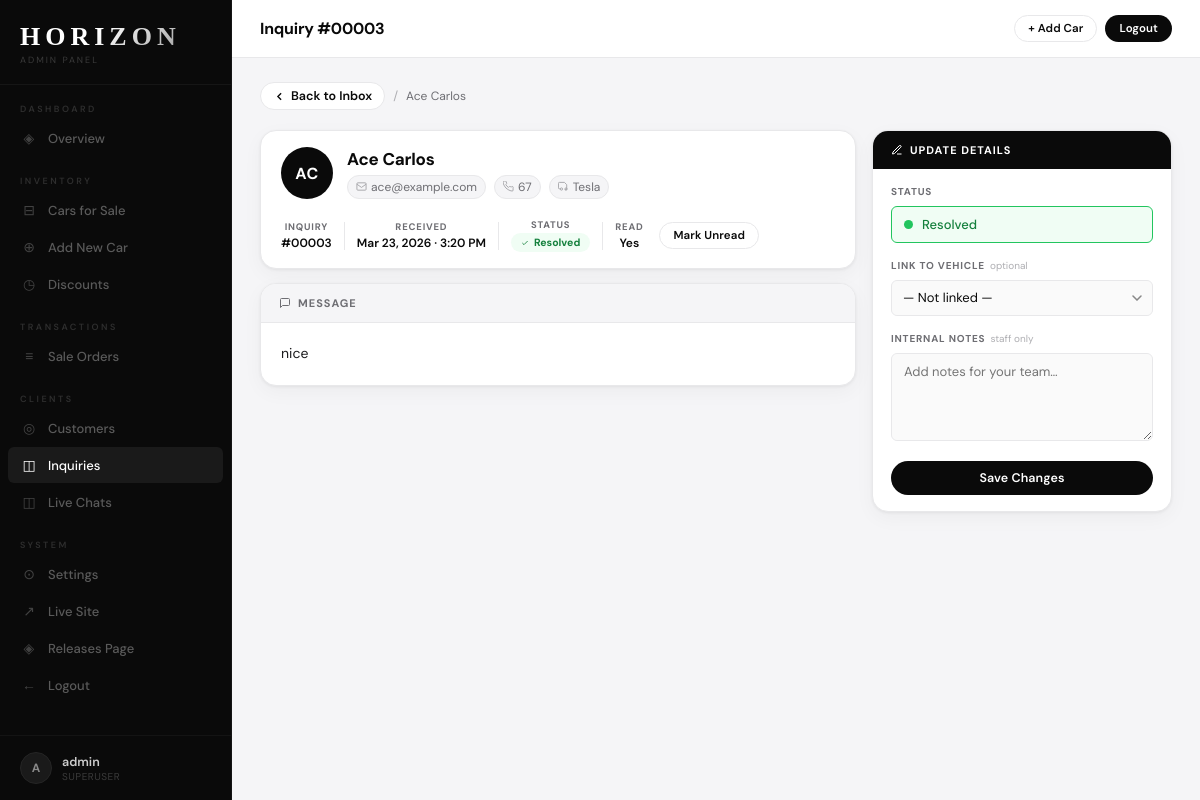
Page /admin-panel/inquiries/3/ (signed in) on the committed database.
### horizon/models.py (models this page shows, shortened)
class Inquiry(models.Model):
    STATUS_CHOICES = [
        ('new',        'New'),
        ('processing', 'Processing'),
        ('resolved',   'Resolved'),
    ]
    first_name       = models.CharField(max_length=50)
    last_name        = models.CharField(max_length=50)
    email            = models.EmailField()
    phone            = models.CharField(max_length=20, blank=True)
    vehicle_interest = models.CharField(max_length=50, blank=True)
    car              = models.ForeignKey('Car', null=True, blank=True, on_delete=models.SET_NULL, related_name='inquiries')
    message          = models.TextField()
    status           = models.CharField(max_length=20, choices=STATUS_CHOICES, default='new')
    admin_notes      = models.TextField(blank=True)
    created_at       = models.DateTimeField(auto_now_add=True)
    is_read          = models.BooleanField(default=False)
    @property
    def full_name(self):
        return f"{self.first_name} {self.last_name}"

### horizon/views.py (the view)
# urls.py: path('admin-panel/inquiries/<int:pk>/',                views.admin_inquiry_detail,     name='admin_inquiry_detail'),
@login_required
def admin_inquiry_detail(request, pk):
    inquiry = get_object_or_404(Inquiry, pk=pk)
    changed_fields = []
    if not inquiry.is_read:
        inquiry.is_read = True
        changed_fields.append('is_read')
    if inquiry.status == 'new':
        inquiry.status = 'processing'
        changed_fields.append('status')
    if changed_fields:
        inquiry.save(update_fields=changed_fields)
    cars = Car.objects.all().order_by('brand', 'model')
    return render(request, 'horizon/admin_inquiry_detail.html', {
        'inq': inquiry,
        'cars': cars,
        'back_url': request.META.get('HTTP_REFERER', '/admin-panel/inquiries/'),
    })

### horizon/models.py (called while the page is built)
    def __str__(self):
        return f"{self.year} {self.get_brand_display()} {self.model}"

### horizon/templates/horizon/admin_inquiry_detail.html (shortened to what this page needs)
{% extends 'horizon/admin_base.html' %}
{% block page_title %}Inquiry #{{ inq.pk|stringformat:"05d" }}{% endblock %}
{% block admin_content %}
<div class="id-crumb">
  <a href="{% url 'admin_inquiries' %}" class="id-crumb-back">
    <svg width="13" height="13" viewBox="0 0 24 24" fill="none" stroke="currentColor" stroke-width="2.5"><polyline points="15 18 9 12 15 6"/></svg>
    Back to Inbox
  </a>
  <span class="id-sep">/</span>
  <span class="id-sep-text">{{ inq.full_name }}</span>
</div>
<div class="id-layout">
  <div>
    <div class="id-infobar">
      <div class="id-infobar-left">
        <div class="id-ava">{{ inq.first_name|first|upper }}{{ inq.last_name|first|upper }}</div>
        <div>
          <div class="id-infobar-name">{{ inq.full_name }}</div>
          <div class="id-infobar-chips">
            <span class="id-chip">
              <svg width="11" height="11" viewBox="0 0 24 24" fill="none" stroke="currentColor" stroke-width="2"><rect x="2" y="4" width="20" height="16" rx="2"/><path d="M2 7l10 7 10-7"/></svg>
              {{ inq.email }}
            </span>
            {% if inq.phone %}
            <span class="id-chip">
              {{ inq.phone }}
            </span>
            {% endif %}
            {% if inq.vehicle_interest %}
            <span class="id-chip">
              <svg width="11" height="11" viewBox="0 0 24 24" fill="none" stroke="currentColor" stroke-width="2"><path d="M5 17H3a2 2 0 01-2-2V5a2 2 0 012-2h11l5 5v9a2 2 0 01-2 2h-2"/><circle cx="7.5" cy="17.5" r="2.5"/><circle cx="17.5" cy="17.5" r="2.5"/></svg>
              {{ inq.vehicle_interest }}
            </span>
            {% endif %}
          </div>
        </div>
      </div>
      <div class="id-infobar-right">
        <div class="id-infobar-meta">
          <span class="id-meta-item"><span class="id-meta-lbl">Inquiry</span><span class="id-meta-val">#{{ inq.pk|stringformat:"05d" }}</span></span>
          <span class="id-meta-item"><span class="id-meta-lbl">Received</span><span class="id-meta-val">{{ inq.created_at|date:"M d, Y" }} · {{ inq.created_at|time:"g:i A" }}</span></span>
          <span class="id-meta-item"><span class="id-meta-lbl">Status</span>
            <span class="id-status-pill id-status-{{ inq.status }}">
              {% if inq.status == 'processing' %}<svg width="8" height="8" viewBox="0 0 24 24" fill="none" stroke="currentColor" stroke-width="2.5"><polyline points="1 4 1 10 7 10"/><path d="M3.51 15a9 9 0 102.13-9.36L1 10"/></svg>
              {% else %}<svg width="8" height="8" viewBox="0 0 24 24" fill="none" stroke="currentColor" stroke-width="2.5"><polyline points="20 6 9 17 4 12"/></svg>{% endif %}
              {{ inq.get_status_display }}
            </span>
          </span>
          <span class="id-meta-item"><span class="id-meta-lbl">Read</span><span class="id-meta-val">{% if inq.is_read %}Yes{% else %}No{% endif %}</span></span>
        </div>
        <form method="post" action="{% url 'admin_inquiry_toggle_read' inq.pk %}">
          <button type="submit" class="btn btn-outline btn-sm">
            {% if inq.is_read %}Mark Unread{% else %}Mark Read{% endif %}
          </button>
        </form>
      </div>
    </div>
    <div class="id-msg-card">
      <div class="id-msg-card-head">
        <svg width="12" height="12" viewBox="0 0 24 24" fill="none" stroke="currentColor" stroke-width="2"><path d="M21 15a2 2 0 01-2 2H7l-4 4V5a2 2 0 012-2h14a2 2 0 012 2z"/></svg>
        Message
      </div>
      <div class="id-msg-body">{{ inq.message }}</div>
    </div>
  </div>
  <div>
    <div class="id-panel">
      <div class="id-panel-hd">
        <svg width="12" height="12" viewBox="0 0 24 24" fill="none" stroke="currentColor" stroke-width="2"><path d="M12 20h9"/><path d="M16.5 3.5a2.121 2.121 0 013 3L7 19l-4 1 1-4L16.5 3.5z"/></svg>
        Update Details
      </div>
      <div class="id-panel-body">
        <form method="post" action="{% url 'admin_inquiry_update' inq.pk %}">
          <div class="id-field">
            <span class="id-lbl">Status</span>
            <div class="id-status-opts" id="statusOpts">
              <button type="button" class="id-sopt {% if inq.status == 'resolved' %}id-sopt-green{% endif %}"
                      data-value="resolved" onclick="selectStatus('resolved')">
                <span class="id-dot id-dot-green"></span>Resolved
              </button>
            </div>
          </div>
          <div class="id-field">
            <span class="id-lbl">Link to Vehicle <span class="id-lbl-opt">optional</span></span>
            <select name="car_id" class="id-select" id="carSelect" onchange="toggleCarStatus()">
              <option value="">— Not linked —</option>
            </select>
          </div>
          <div class="id-field">
            <span class="id-lbl">Internal Notes <span class="id-lbl-opt">staff only</span></span>
            <textarea name="admin_notes" class="id-textarea" rows="4" placeholder="Add notes for your team…">{{ inq.admin_notes }}</textarea>
          </div>
          <button type="submit" class="btn btn-primary" style="width:100%;justify-content:center;">
            Save Changes
          </button>
        </form>
      </div>
    </div>
  </div>
</div>
{% endblock %}

### horizon/templates/horizon/admin_base.html (shortened to what this page needs)
{% load static %}
<!DOCTYPE html>
<html lang="en">
<head>
</head>
<body>
<aside class="sb">
  <a class="sb-logo" href="{% url 'home' %}">
    <span class="sb-logo-word">HORIZON</span>
    <span class="sb-logo-sub">Admin Panel</span>
  </a>
  <span class="sb-section-label">Dashboard</span>
  <nav class="sb-nav">
    <a href="{% url 'admin_dashboard' %}" class="{% if request.resolver_match.url_name == 'admin_dashboard' %}active{% endif %}">
      <span class="ico">◈</span> Overview
    </a>
  </nav>
  <span class="sb-section-label">Inventory</span>
  <nav class="sb-nav">
    <a href="{% url 'admin_cars' %}" class="{% if request.resolver_match.url_name == 'admin_cars' %}active{% endif %}">
      <span class="ico">⊟</span> Cars for Sale
    </a>
    <a href="{% url 'admin_car_add' %}" class="{% if request.resolver_match.url_name == 'admin_car_add' %}active{% endif %}">
      <span class="ico">⊕</span> Add New Car
    </a>
    <a href="{% url 'admin_discounts' %}" class="{% if request.resolver_match.url_name == 'admin_discounts' %}active{% endif %}">
      <span class="ico">◷</span> Discounts
    </a>
  </nav>
  <span class="sb-section-label">Transactions</span>
  <nav class="sb-nav">
    <a href="{% url 'admin_orders' %}" class="{% if request.resolver_match.url_name == 'admin_orders' %}active{% endif %}">
      <span class="ico">≡</span> Sale Orders
    </a>
  </nav>
  <span class="sb-section-label">Clients</span>
  <nav class="sb-nav">
    <a href="{% url 'admin_customers' %}" class="{% if request.resolver_match.url_name == 'admin_customers' %}active{% endif %}">
      <span class="ico">◎</span> Customers
    </a>
    <a href="{% url 'admin_inquiries' %}?read=unread" class="{% if request.resolver_match.url_name == 'admin_inquiries' or request.resolver_match.url_name == 'admin_inquiry_detail' %}active{% endif %}">
      <span class="ico">◫</span> Inquiries
    </a>
    <a href="{% url 'admin_chats' %}" class="{% if request.resolver_match.url_name == 'admin_chats' %}active{% endif %}">
      <span class="ico">◫</span> Live Chats
    </a>
  </nav>
  <span class="sb-section-label">System</span>
  <nav class="sb-nav">
    <a href="{% url 'admin_settings' %}" class="{% if request.resolver_match.url_name == 'admin_settings' %}active{% endif %}">
      <span class="ico">⊙</span> Settings
    </a>
    <a href="{% url 'home' %}" target="_blank">
      <span class="ico">↗</span> Live Site
    </a>
    <a href="{% url 'releases' %}" target="_blank">
      <span class="ico">◈</span> Releases Page
    </a>
    <a href="{% url 'admin_logout' %}">
      <span class="ico">←</span> Logout
    </a>
  </nav>
  <div class="sb-footer">
    <div class="sb-user">
      <div class="sb-avatar">{{ request.user.username|first|upper }}</div>
      <div>
        <div class="sb-uname">{{ request.user.get_full_name|default:request.user.username }}</div>
        <div class="sb-urole">{% if request.user.is_superuser %}Superuser{% else %}Staff{% endif %}</div>
      </div>
    </div>
  </div>
</aside>
<div class="main">
  <div class="topbar">
    <span class="topbar-title">{% block page_title %}Dashboard{% endblock %}</span>
    <div class="topbar-actions">
      <a class="btn btn-outline btn-sm" href="{% url 'admin_car_add' %}">+ Add Car</a>
      <a class="btn btn-primary btn-sm" href="{% url 'admin_logout' %}">Logout</a>
    </div>
  </div>
  <div class="content">
    {% block admin_content %}{% endblock %}
  </div>
</div>
</body>
</html>

### horizon/templates/horizon/admin_base.html (style rules this page uses)
*, *::before, *::after { margin:0; padding:0; box-sizing:border-box; }
:root { --bg: #f5f5f7; --surface: #ffffff; --surface-2: #fafafa; --border: #e8e8ea; --ink: #0a0a0a; --ink-2: #1c1c1e; --muted: #6e6e73; --pale: #aeaeb2; --sidebar: #0a0a0a; --sidebar-w: 232px; --red: #d62222; --green: #16a34a; --blue: #1d4ed8; --amber: #b45309; --r-sm: 6px; --r-md: 10px; --r-lg: 16px; --shadow: 0 1px 3px rgba(0,0,0,0.06), 0 6px 20px rgba(0,0,0,0.04); --shadow-md: 0 4px 24px rgba(0,0,0,0.08); --ease: cubic-bezier(0.4,0,0.2,1); --t: 0.18s; }
body { font-family: "DM Sans", "Segoe UI", sans-serif; background: var(--bg); color: var(--ink); display: flex; min-height: 100vh; font-size: 13.5px; -webkit-font-smoothing: antialiased; }
.sb { width: var(--sidebar-w); background: var(--sidebar); position: fixed; top:0; left:0; bottom:0; z-index: 100; overflow-y: auto; display: flex; flex-direction: column; border-right: 1px solid #151515; }
.sb-logo { padding: 24px 20px 18px; border-bottom: 1px solid #161616; display: block; text-decoration: none; color: #fff; }
.sb-logo-word { font-size: 26px; letter-spacing: 5px; font-weight: 900; line-height: 1; display: block; font-family: "Horizon", serif; background: linear-gradient(135deg, #fff 40%, #888); -webkit-background-clip: text; -webkit-text-fill-color: transparent; background-clip: text; }
.sb-logo-sub { font-size: 9px; color: #3a3a3a; letter-spacing: 2px; text-transform: uppercase; margin-top: 4px; display: block; }
.sb-section-label { font-size: 9px; letter-spacing: 2.5px; text-transform: uppercase; color: #2e2e2e; padding: 18px 20px 5px; display: block; font-weight: 600; }
.sb-nav { padding: 0 8px; }
.sb-nav a { display: flex; align-items: center; gap: 10px; padding: 9px 12px; border-radius: var(--r-sm); font-size: 13px; font-weight: 500; color: #5a5a5a; text-decoration: none; transition: all var(--t) var(--ease); margin-bottom: 1px; white-space: nowrap; }
.sb-nav a.active { color: #fff; background: #1a1a1a; }
.sb-nav a .ico { font-size: 14px; width: 18px; text-align: center; flex-shrink: 0; opacity: 0.7; }
.sb-nav a.active .ico { opacity: 1; }
.sb-footer { margin-top: auto; padding: 16px 20px; border-top: 1px solid #141414; }
.sb-user { display: flex; align-items: center; gap: 10px; }
.sb-avatar { width: 32px; height: 32px; border-radius: 50%; background: #1a1a1a; color: #888; border: 1px solid #252525; display: flex; align-items: center; justify-content: center; font-size: 12px; font-weight: 700; flex-shrink: 0; }
.sb-uname { font-size: 12.5px; font-weight: 600; color: #ccc; }
.sb-urole { font-size: 10px; color: #3a3a3a; text-transform: uppercase; letter-spacing: 0.5px; }
.main { margin-left: var(--sidebar-w); flex: 1; display: flex; flex-direction: column; min-height: 100vh; }
.topbar { height: 58px; background: var(--surface); border-bottom: 1px solid var(--border); display: flex; align-items: center; padding: 0 28px; gap: 14px; position: sticky; top: 0; z-index: 50; }
.topbar-title { font-size: 16px; font-weight: 700; flex: 1; letter-spacing: -0.2px; }
.topbar-actions { display: flex; align-items: center; gap: 8px; }
.content { padding: 24px 28px; flex: 1; }
.content { animation: fadeUp 0.28s var(--ease); }
.btn { display: inline-flex; align-items: center; gap: 6px; padding: 8px 16px; border-radius: 50px; font-size: 12.5px; font-weight: 600; cursor: pointer; border: 1px solid transparent; font-family: inherit; transition: all var(--t) var(--ease); text-decoration: none; white-space: nowrap; letter-spacing: 0.1px; }
.btn-primary { background: var(--ink); color: #fff; }
.btn-outline { background: transparent; color: var(--ink); border-color: var(--border); }
.btn-sm { padding: 5px 13px; font-size: 11.5px; }

### rows in the picture
Inquiry: pk "00003", full_name "Ace Carlos", first_name|first "A", last_name|first "C", email "ace@example.com", phone "67", vehicle_interest "Tesla", created_at "Mar 23, 2026", created_at "3:20 PM", status "Resolved", message "nice"

### other values in the picture
{{ request.user.username|first|upper }} "A"
{{ request.user.get_full_name|default:request.user.username }} "admin"
